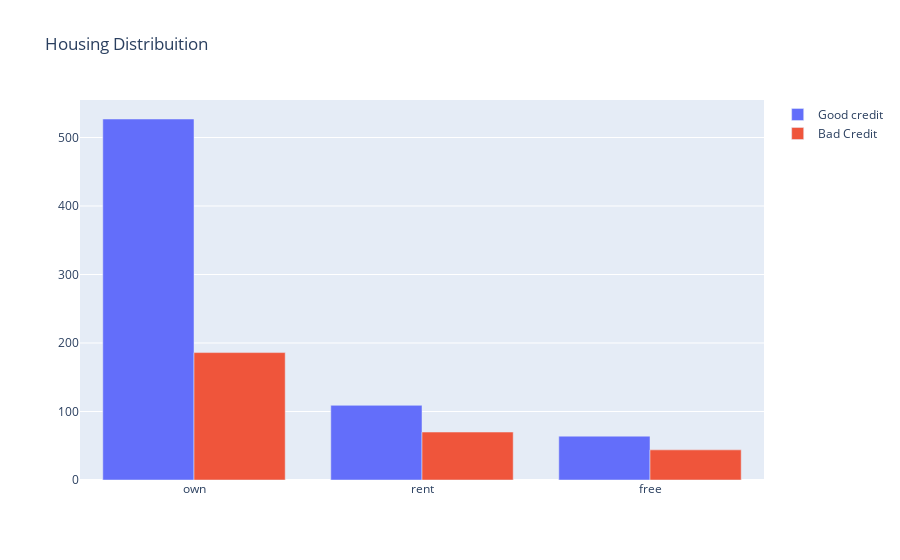

Notebook cell for this chart:
### Markdown cell above
<h2>I will now Look the distribuition of Housing own and rent by Risk</h2>

### Code cell
#First plot
trace0 = go.Bar(
    x = df_credit[df_credit["Risk"]== 'good']["Housing"].value_counts().index.values,
    y = df_credit[df_credit["Risk"]== 'good']["Housing"].value_counts().values,
    name='Good credit'
)

#Second plot
trace1 = go.Bar(
    x = df_credit[df_credit["Risk"]== 'bad']["Housing"].value_counts().index.values,
    y = df_credit[df_credit["Risk"]== 'bad']["Housing"].value_counts().values,
    name="Bad Credit"
)

data = [trace0, trace1]

layout = go.Layout(
    title='Housing Distribuition'
)


fig = go.Figure(data=data, layout=layout)

py.iplot(fig, filename='Housing-Grouped')

### Figure 1 — Plotly figure (JSON) as saved in the notebook; plotly's stock layout.template omitted (floating-point values rounded to 4 significant figures)
{"data": [{"name": "Good credit", "type": "bar", "x": ["own", "rent", "free"], "y": [527, 109, 64]}, {"name": "Bad Credit", "type": "bar", "x": ["own", "rent", "free"], "y": [186, 70, 44]}], "layout": {"title": {"text": "Housing Distribuition"}}}
